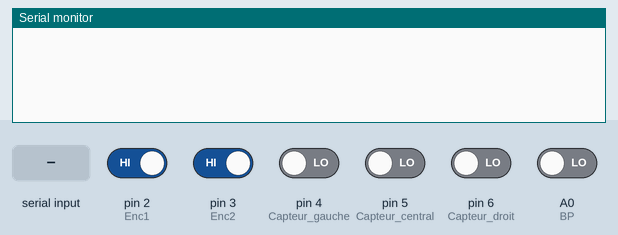
Bench run of a sketch on a simulated Arduino Uno, built with avr-gcc and run on an emulated ATmega328P. On the bench: the last lines printed to the serial monitor. Inputs (shaded band) come from the test bench; at power-on: pin 2 (Enc1), pin 3 (Enc2) HIGH, A0 (BP), pin 4 (Capteur_gauche), pin 5 (Capteur_central), pin 6 (Capteur_droit) LOW.

Above: at 1.2 s.
1.3 s: "1\n" received over the second serial link
At 2.5 s:
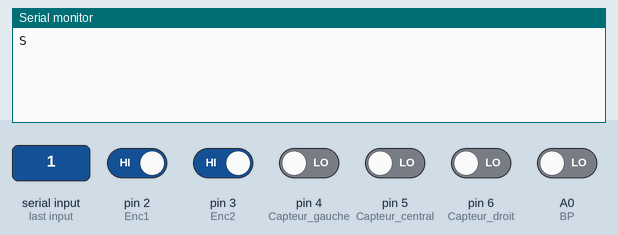
2.8 s: pin 4 (Capteur_gauche) driven HIGH
At 4.0 s:
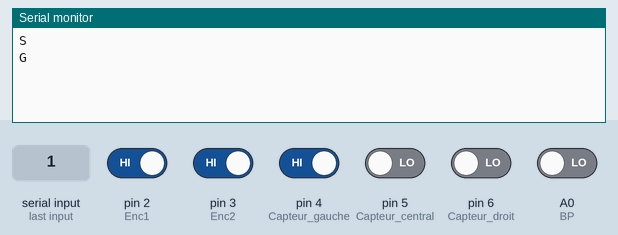
4.3 s: pin 5 (Capteur_central) driven HIGH
At 5.0 s:
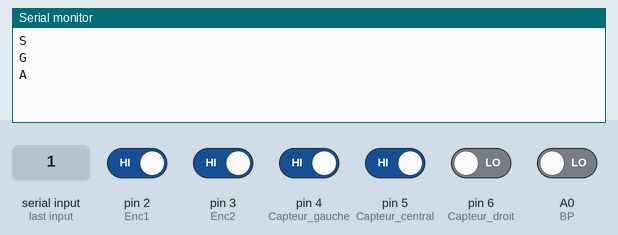
5.8 s: pin 2 (Enc1) driven LOW and pin 3 (Enc2) driven LOW and pin 4 (Capteur_gauche) driven LOW and pin 5 (Capteur_central) driven LOW and pin 6 (Capteur_droit) driven HIGH
At 7.3 s:
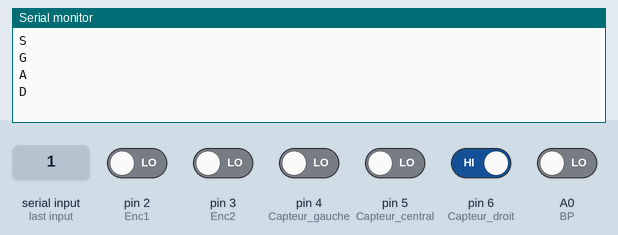

Measured:
- after the input at 1.3 s, the serial monitor: prints a new line at once (image 1)
- after the input at 2.8 s, the serial monitor: prints a new line at once (image 2)
- after the input at 4.3 s, the serial monitor: prints a new line at once (image 3)
- after the input at 5.8 s, the serial monitor: prints a new line at once (image 4)

The sketch:

boucle_ouverte_V3_capteurs.ino
```cpp
#include "SoftwareSerial.h"
//#include "Ultrasonic.h"

// Déclaration des ports série logiciels pour communication
SoftwareSerial mySerial(11,10);
SoftwareSerial mySerialBT(12,13); // Bluetooth
//Ultrasonic ultrasonic(13);
//int distance;

// Définition des broches pour les capteurs et boutons
#define BP A0
#define Enc1 2
#define Enc2 3

// Variables pour les capteurs de ligne
bool CAPG, CAPC, CAPD;

// Variables pour compter les impulsions des encodeurs
volatile int pulseCount1 = 0;
volatile int pulseCount2 = 0;
unsigned long lastTime = 0;
float omega1, omega2;

// Variables pour calcul des moyennes et statistiques
int e1=0,e2=0,e3=0,sAg=0,sGg=0,sDg=0,sAd=0,sGd=0,sDd=0,mAg=0,mGg=0,mDg=0,mAd=0,mGd=0,mDd=0;
bool affmoy=false;
bool actif = false;

// Variables pour la gestion des commandes
String currentCmd;
String lastCmd = "";

// Initialisation des ports et interruptions
void setup() {
  mySerial.begin(9600);
  mySerialBT.begin(9600);
  Serial.begin(9600);
  pinMode(4, INPUT);    // Capteur gauche
  pinMode(5, INPUT);    // Capteur central
  pinMode(6, INPUT);    // Capteur droit
  pinMode(BP, INPUT);   // Bouton poussoir
  pinMode(Enc1, INPUT); // Encodeur 1
  pinMode(Enc2, INPUT); // Encodeur 2
  attachInterrupt(digitalPinToInterrupt(Enc1), countPulses1, RISING); // Interruption sur encodeur 1
  attachInterrupt(digitalPinToInterrupt(Enc2), countPulses2, RISING); // Interruption sur encodeur 2
}

// Boucle principale
void loop() {
  app();
}

// Fonction d'interruption pour l'encodeur 1
void countPulses1() {
  pulseCount1++;
}

// Fonction d'interruption pour l'encodeur 2
void countPulses2() {
  pulseCount2++;
}

// Calcul de la vitesse des roues à intervalles réguliers
void vitesse() {
  if (millis() - lastTime >= 100) { // toutes les 100 ms
    omega1 = (pulseCount1 / 20.0) * 20.0 * 3.14159; // Calcul vitesse roue 1
    omega2 = (pulseCount2 / 20.0) * 20.0 * 3.14159; // Calcul vitesse roue 2
    mySerialBT.print(omega1);
    mySerialBT.print(" , ");
    mySerialBT.println(omega2);
    pulseCount1 = 0;
    pulseCount2 = 0;
    lastTime = millis();
    moyenne(); // Mise à jour des moyennes
  }
}

// Calcul des moyennes pour chaque commande
void moyenne() {
  if (omega1!=0 || omega2!=0 || currentCmd=="S") {
    if (currentCmd=="A"){ // Avancer
      e1++;
      sAd+=omega1;
      sAg+=omega2;
      affmoy=false;
    }
    else if (currentCmd=="G"){ // Tourner à gauche
      e2++;
      sGd+=omega1;
      sGg+=omega2;
      affmoy=false;
    }
    else if (currentCmd=="D"){ // Tourner à droite
      e3++;
      sDd+=omega1;
      sDg+=omega2;
      affmoy=false;
    }
    else if (!affmoy && (e1!=0 && e2!=0 && e3!=0)) { // Calcul des moyennes si toutes les directions ont été testées
      mAg=sAg/e1;
      mAd=sAd/e1;
      mGg=sGg/e2;
      mGd=sGd/e2;
      mDg=sDg/e3;
      mDd=sDd/e3;
      affmoy=true;
    }
  }
}

// Lecture des capteurs de ligne et détermination de la commande à envoyer
void line() {
  CAPG = digitalRead(4); // Capteur gauche
  CAPC = digitalRead(5); // Capteur central
  CAPD = digitalRead(6); // Capteur droit

  if (CAPC) {
    currentCmd="A"; // Avancer
  }
  else if (CAPG) {
    currentCmd="G"; // Tourner à gauche
  }
  else if (CAPD) {
    currentCmd="D"; // Tourner à droite
  }
  else {
    //ult();
    currentCmd="S"; // Stop si aucun capteur n'est activé
  }

  // Envoi de la commande si elle a changé
  if (currentCmd != lastCmd) {
    mySerial.println(currentCmd);
    Serial.println(currentCmd);
    lastCmd = currentCmd;
  }
}

// Fonction principale de gestion de l'application
void app() {
  // Lecture des commandes reçues par Bluetooth
  if (mySerialBT.available()) {
    String val = mySerialBT.readStringUntil('\n');
    val.trim();
    if (val == "1") {
      actif = true; // Activation du suivi de ligne
    }
    else if (val == "0") {
      actif = false; // Désactivation
      mySerial.println("S");
    }
    else if (val == "moyenne") { // Demande d'affichage des moyennes
      mySerialBT.print(mAg);
      mySerialBT.print(",");
      mySerialBT.print(mAd);
      mySerialBT.print(",");
      mySerialBT.print(mGg);
      mySerialBT.print(",");
      mySerialBT.print(mGd);
      mySerialBT.print(",");
      mySerialBT.print(mDg);
      mySerialBT.print(",");
      mySerialBT.println(mDd);
      affmoy = false;
    }
  }

  // Arrêt d'urgence via bouton poussoir
  if (digitalRead(BP) == HIGH) {
    actif = false;
    mySerial.println("S");
  }

  // Si le robot est actif, suivi de ligne et calcul de vitesse
  if (actif) {
    line();
    vitesse();
  }
}


//void ult() {
//long distance;
//  distance = ultrasonic.read();
//  delay(50);
//  Serial.print(distance);
//  Serial.println("cm");
//  if(distance == 7){
//    avancer(HIGH,155,155);}
//  if(distance < 5) {
//    avancer(HIGH,155,100);}
//  if(distance > 9){
//    avancer(HIGH,100,155);}}    
```
